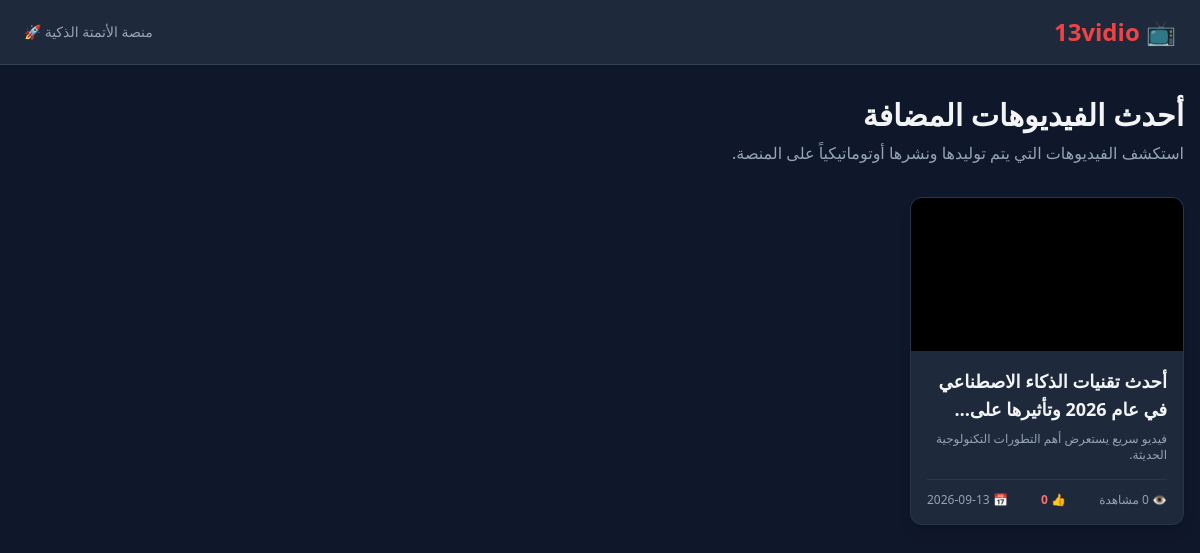
/, run on an earlier commit of the app's database.
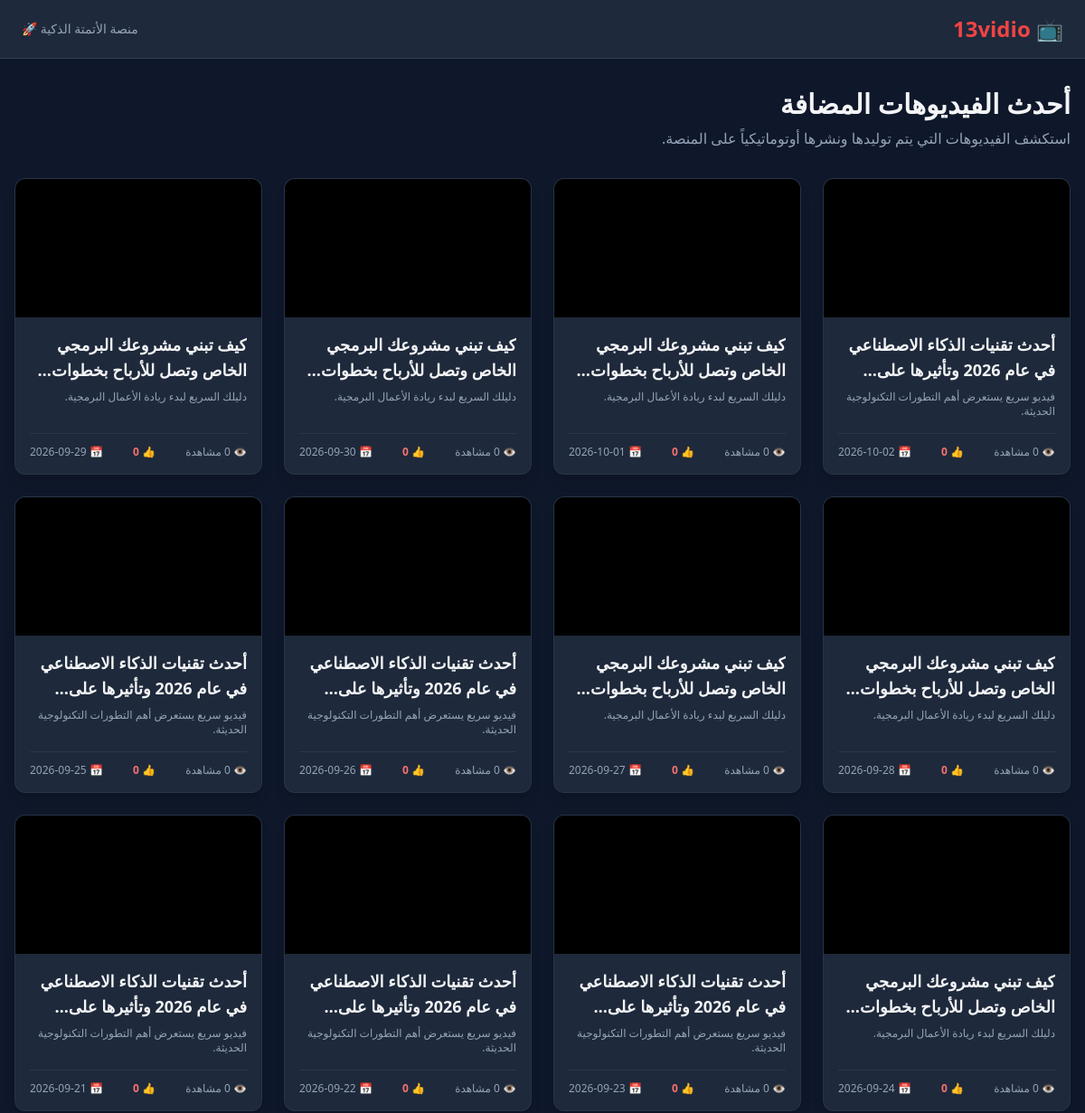
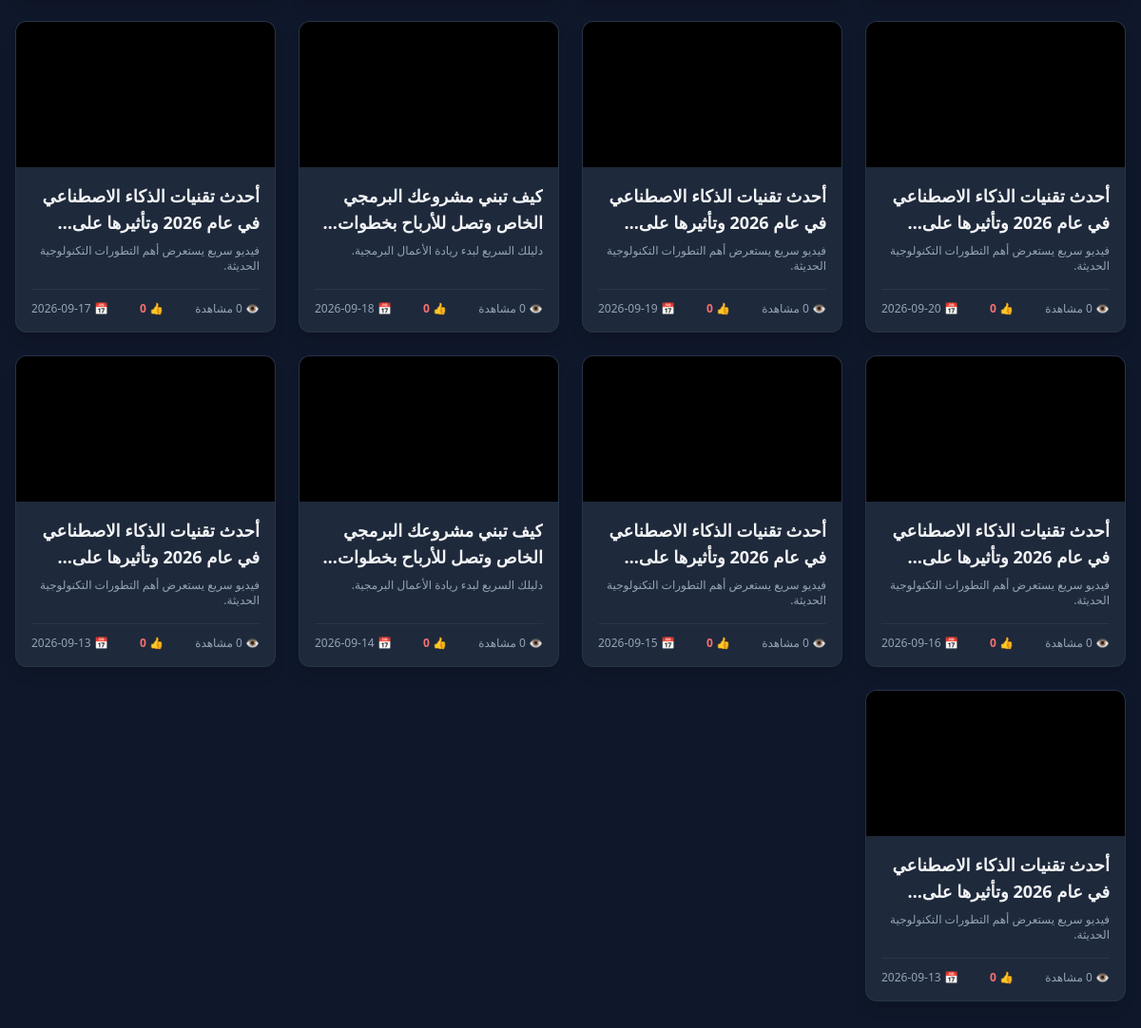
And on a later commit of the database (2 pictures, top to bottom).
### app.py (models this page shows)
class Video(db.Model):
  id = db.Column(db.Integer, primary_key=True)
  title = db.Column(db.String(200), nullable=False)
  description = db.Column(db.Text, nullable=True)
  video_url = db.Column(db.String(500), nullable=False)  # رابط الفيديو أو ملفه
  thumbnail_url = db.Column(
      db.String(500), nullable=True
  )  # صورة مصغرة للفيديو
  views = db.Column(db.Integer, default=0)
  likes = db.Column(db.Integer, default=0)
  created_at = db.Column(db.DateTime, default=datetime.utcnow)
  comments = db.relationship(
      "Comment", backref="video", lazy=True, cascade="all, delete-orphan"
  )

### app.py (the view)
@app.route("/")
def index():
  videos = Video.query.order_by(Video.created_at.desc()).all()
  return render_template("index.html", videos=videos)

### templates/index.html (shortened to what this page needs)
<!DOCTYPE html>
<html lang="ar" dir="rtl">
<head>
    <script src="https://cdn.tailwindcss.com"></script>
</head>
<body class="bg-slate-900 text-gray-100 min-h-screen">
    <nav class="bg-slate-800 border-b border-slate-700 px-6 py-4 flex justify-between items-center sticky top-0 z-50">
        <a href="{{ url_for('index') }}" class="text-2xl font-extrabold text-red-500 flex items-center gap-2">
            📺 13vidio
        </a>
        <div class="text-sm text-slate-400">
            منصة الأتمتة الذكية 🚀
        </div>
    </nav>
    <main class="max-w-7xl mx-auto px-4 py-8">
        <div class="mb-8">
            <h1 class="text-3xl font-bold mb-2">أحدث الفيديوهات المضافة</h1>
            <p class="text-slate-400">استكشف الفيديوهات التي يتم توليدها ونشرها أوتوماتيكياً على المنصة.</p>
        </div>
        <div class="grid grid-cols-1 sm:grid-cols-2 md:grid-cols-3 lg:grid-cols-4 gap-6">
            {% for video in videos %}
            <div class="bg-slate-800 rounded-xl overflow-hidden shadow-lg border border-slate-700/50 hover:border-red-500/50 transition duration-300 flex flex-col">
                <a href="{{ url_for('watch_video', video_id=video.id) }}" class="block aspect-video bg-black relative group">
                </a>
                <div class="p-4 flex flex-col flex-grow justify-between">
                    <div>
                        <a href="{{ url_for('watch_video', video_id=video.id) }}">
                            <h2 class="font-bold text-lg mb-2 line-clamp-2 hover:text-red-400 transition">{{ video.title }}</h2>
                        </a>
                        <p class="text-slate-400 text-xs line-clamp-2 mb-4">{{ video.description or "لا يوجد وصف." }}</p>
                    </div>
                    <div class="pt-3 border-t border-slate-700/60 flex justify-between items-center text-xs text-slate-400">
                        <span>👁️ {{ video.views }} مشاهدة</span>
                        <span class="text-red-400 font-semibold">👍 {{ video.likes }}</span>
                        <span>📅 {{ video.created_at.strftime('%Y-%m-%d') }}</span>
                    </div>
                </div>
            </div>
            {% else %}
            <div class="col-span-full text-center py-20 bg-slate-800/50 rounded-2xl border border-slate-800">
                <p class="text-xl text-slate-400 mb-2">لا توجد فيديوهات مضافة حتى الآن!</p>
                <p class="text-sm text-slate-500">قم بتشغيل أداة الأتمتة على جيت هب لتوليد أول فيديو.</p>
            </div>
            {% endfor %}
        </div>
    </main>
</body>
</html>

What changed in the data, as far as the page shows it:
added Video: title "أحدث تقنيات الذكاء الاصطناعي في عام 2026 وتأثيرها…", description "فيديو سريع يستعرض أهم التطورات التكنولوجية الحديثة.", views "0", likes "0", created_at "2026-10-02"
added Video: title "كيف تبني مشروعك البرمجي الخاص وتصل للأرباح…", description "دليلك السريع لبدء ريادة الأعمال البرمجية.", views "0", likes "0", created_at "2026-10-01"
added Video: title "كيف تبني مشروعك البرمجي الخاص وتصل للأرباح…", description "دليلك السريع لبدء ريادة الأعمال البرمجية.", views "0", likes "0", created_at "2026-09-30"
added Video: title "كيف تبني مشروعك البرمجي الخاص وتصل للأرباح…", description "دليلك السريع لبدء ريادة الأعمال البرمجية.", views "0", likes "0", created_at "2026-09-29"
added Video: title "كيف تبني مشروعك البرمجي الخاص وتصل للأرباح…", description "دليلك السريع لبدء ريادة الأعمال البرمجية.", views "0", likes "0", created_at "2026-09-28"
added Video: title "كيف تبني مشروعك البرمجي الخاص وتصل للأرباح…", description "دليلك السريع لبدء ريادة الأعمال البرمجية.", views "0", likes "0", created_at "2026-09-27"
added Video: title "أحدث تقنيات الذكاء الاصطناعي في عام 2026 وتأثيرها…", description "فيديو سريع يستعرض أهم التطورات التكنولوجية الحديثة.", views "0", likes "0", created_at "2026-09-26"
added Video: title "أحدث تقنيات الذكاء الاصطناعي في عام 2026 وتأثيرها…", description "فيديو سريع يستعرض أهم التطورات التكنولوجية الحديثة.", views "0", likes "0", created_at "2026-09-25"
added Video: title "كيف تبني مشروعك البرمجي الخاص وتصل للأرباح…", description "دليلك السريع لبدء ريادة الأعمال البرمجية.", views "0", likes "0", created_at "2026-09-24"
added Video: title "أحدث تقنيات الذكاء الاصطناعي في عام 2026 وتأثيرها…", description "فيديو سريع يستعرض أهم التطورات التكنولوجية الحديثة.", views "0", likes "0", created_at "2026-09-23"
added Video: title "أحدث تقنيات الذكاء الاصطناعي في عام 2026 وتأثيرها…", description "فيديو سريع يستعرض أهم التطورات التكنولوجية الحديثة.", views "0", likes "0", created_at "2026-09-22"
added Video: title "أحدث تقنيات الذكاء الاصطناعي في عام 2026 وتأثيرها…", description "فيديو سريع يستعرض أهم التطورات التكنولوجية الحديثة.", views "0", likes "0", created_at "2026-09-21"
added Video: title "أحدث تقنيات الذكاء الاصطناعي في عام 2026 وتأثيرها…", description "فيديو سريع يستعرض أهم التطورات التكنولوجية الحديثة.", views "0", likes "0", created_at "2026-09-20"
added Video: title "أحدث تقنيات الذكاء الاصطناعي في عام 2026 وتأثيرها…", description "فيديو سريع يستعرض أهم التطورات التكنولوجية الحديثة.", views "0", likes "0", created_at "2026-09-19"
added Video: title "كيف تبني مشروعك البرمجي الخاص وتصل للأرباح…", description "دليلك السريع لبدء ريادة الأعمال البرمجية.", views "0", likes "0", created_at "2026-09-18"
added Video: title "أحدث تقنيات الذكاء الاصطناعي في عام 2026 وتأثيرها…", description "فيديو سريع يستعرض أهم التطورات التكنولوجية الحديثة.", views "0", likes "0", created_at "2026-09-17"
added Video: title "أحدث تقنيات الذكاء الاصطناعي في عام 2026 وتأثيرها…", description "فيديو سريع يستعرض أهم التطورات التكنولوجية الحديثة.", views "0", likes "0", created_at "2026-09-16"
added Video: title "أحدث تقنيات الذكاء الاصطناعي في عام 2026 وتأثيرها…", description "فيديو سريع يستعرض أهم التطورات التكنولوجية الحديثة.", views "0", likes "0", created_at "2026-09-15"
added Video: title "كيف تبني مشروعك البرمجي الخاص وتصل للأرباح…", description "دليلك السريع لبدء ريادة الأعمال البرمجية.", views "0", likes "0", created_at "2026-09-14"
added Video: title "أحدث تقنيات الذكاء الاصطناعي في عام 2026 وتأثيرها…", description "فيديو سريع يستعرض أهم التطورات التكنولوجية الحديثة.", views "0", likes "0", created_at "2026-09-13"
